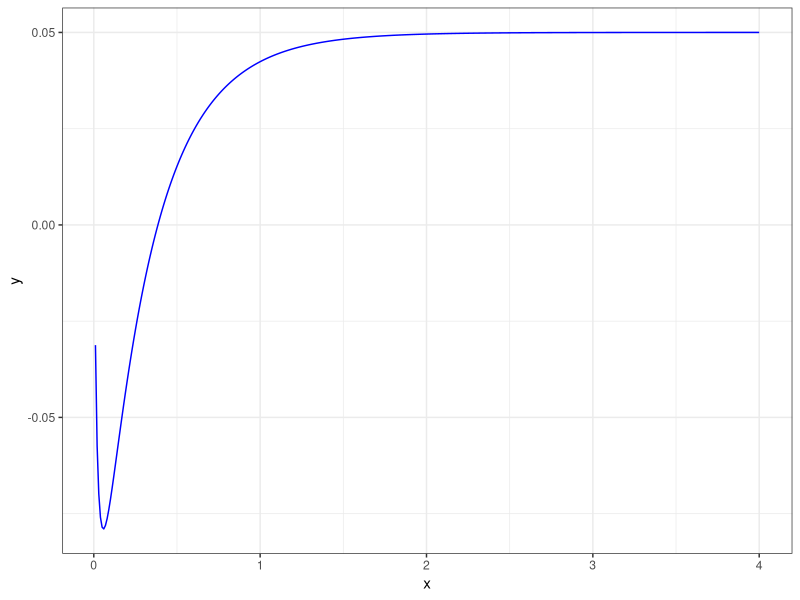

This chart was generated by the following R code:
## ---- chunk 1
knitr::opts_chunk$set(echo = TRUE)
library(ggplot2)
## ---- chunk 2
# Tenemos que aproximar el cero de la siguiente función:
aux <- function(b){
  a <- 5*b
  return(pgamma(12,shape = a, rate = b)-0.95)
}
# Graficamos la función para encontrar el intervalo donde cruza el cero
x <- seq(0.01,4,by=0.01)
ggplot(data.frame(x=x,y=aux(x)),aes(x=x,y=y)) + geom_line(color="blue") +
  theme_bw()

# Parámetros estimados
(b_hat <- uniroot(aux,interval = c(0,0.5))$root)
(a_hat <- 5*b_hat)

# Comprobamos que la probabilidad con estos parámetros es cercana a 0.95
pgamma(12,shape = a_hat, rate = b_hat)
# Y la esperanza es 5
a_hat/b_hat
